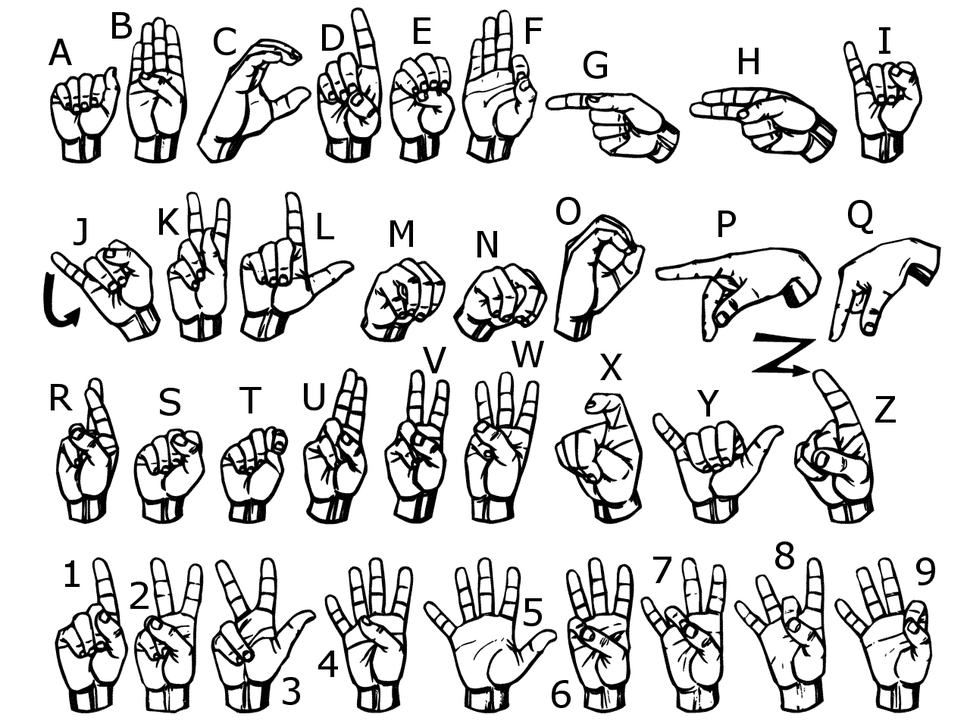
#> input picture images/signs.png, 970 x 727 px, shrunk from 1280 x 960 before the run
$ python -i Preprocess.py   (imports and definitions only)
#> lines starting #> are read from the running program, lines starting #| are printed output that depends on the picture; after the words box and inside, x2 and y2 are one past the last pixel; in counts of white or black regions, pixels touching at a corner belong together
#> further down, picture is the input picture: shape (727, 970, 3); min 0, max 255, mean 217.6
import cv2

def preprocess(frame):

    # convert to grayscale
    image = cv2.cvtColor(frame, cv2.COLOR_BGR2GRAY)

    # defining the ROI
    x1 = int(0.5 * frame.shape[1])
#> x1 = 485
    y1 = 5
    x2 = frame.shape[1] - 5
#> x2 = 965
    y2 = int(0.7 * frame.shape[0])
#> y2 = 508
    cv2.rectangle(frame, (x1, y1), (x2, y2), (255, 0, 0), 1)
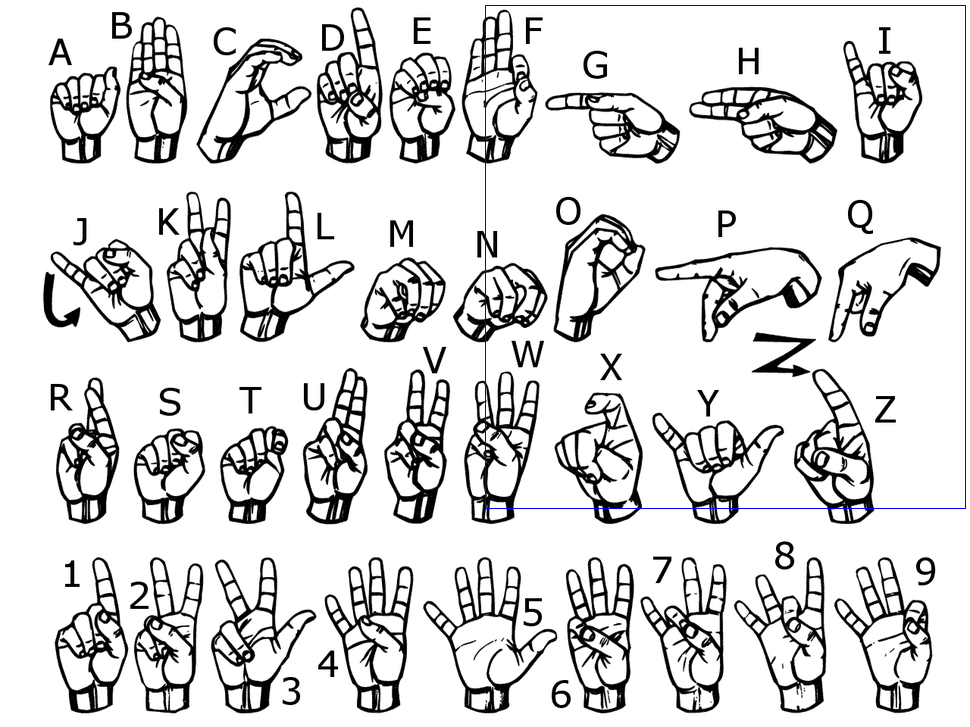
#> frame: shape (727, 970, 3); 0.28% of pixels changed, all inside (x1, y1, x2, y2) = (485, 5, 966, 509)

    # extracting the ROI
    roi = image[y1:y2, x1:x2]
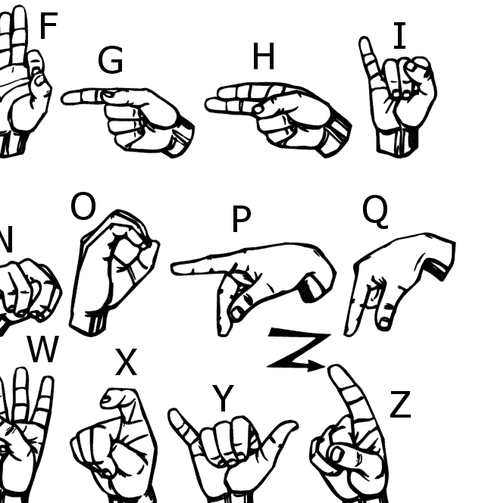
#> roi: shape (503, 480); min 0, max 255, mean 221.7

    # blur the mask to help remove noise, then apply the
    # mask to the frame
    blur = cv2.GaussianBlur(roi, (5, 5), 5)
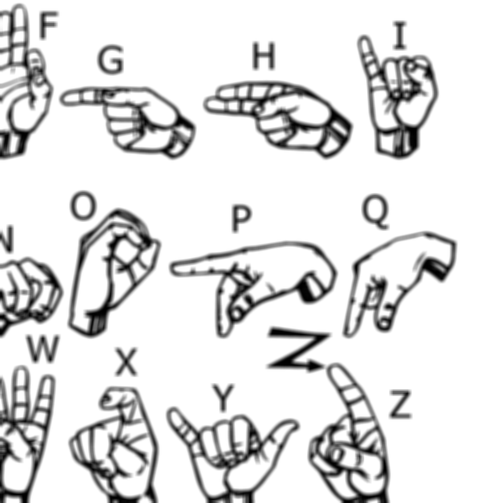
#> blur: shape (503, 480); min 0, max 255, mean 221.7

    # apply opening transformation to the mask
    # using an elliptical kernel
    kernel = cv2.getStructuringElement(cv2.MORPH_ELLIPSE, (5, 5))
    image = cv2.morphologyEx(blur, cv2.MORPH_OPEN, kernel)
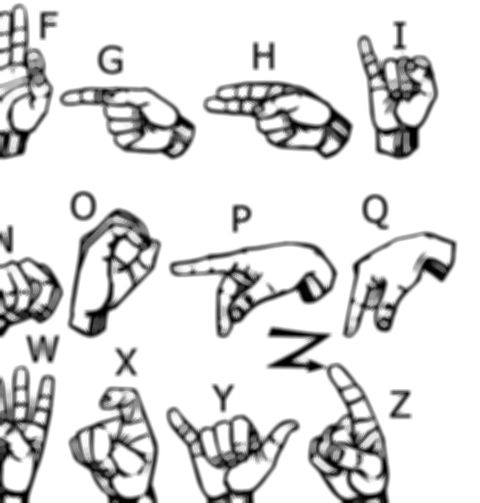
#> image: shape (503, 480); min 0, max 255, mean 220.3

    # use thresholding technique for segmenting the hand from the frame
    thr = cv2.adaptiveThreshold(image, 255, cv2.ADAPTIVE_THRESH_GAUSSIAN_C, cv2.THRESH_BINARY_INV, 11, 2)
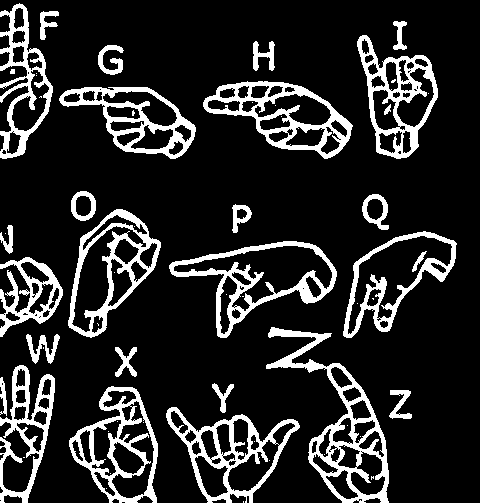
#> thr: shape (503, 480); 16.1% white; 59 white regions (31 under 20 px), largest, box (x1, y1, x2, y2) and area: (266, 327, 389, 503) 4287, (203, 81, 353, 159) 3283, (169, 241, 337, 338) 3211
    ret, hand_img = cv2.threshold(thr, 150, 255, cv2.THRESH_BINARY_INV)

    return hand_img

>>> import cv2
>>> picture = cv2.imread('images/signs.png')
>>> result = preprocess(picture)
